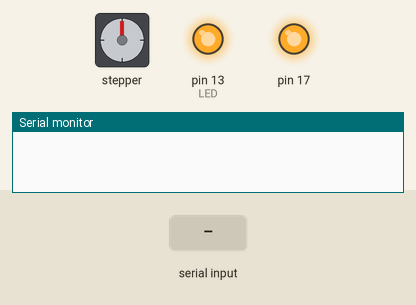
A sketch run on a simulated Arduino Leonardo, built with avr-gcc and run on an emulated ATmega32U4. On the bench: stepper motor, output pins drawn as LEDs (lit = HIGH), the last lines printed to the serial monitor. Wiring (inferred from the names in the program): stepper motor driver (200 steps per turn assumed): step pin 5; direction pin 4; enable pin 6. Inputs (shaded band) come from the test bench. Pins used as bus, display or sensor lines are not drawn.

Above: at 0.1 s.
At 2.2 s:
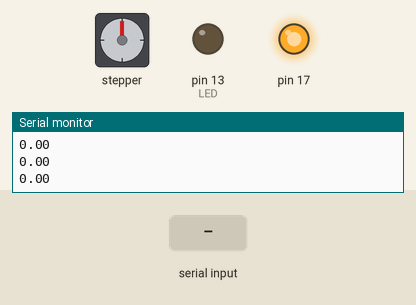
2.3 s: "90,45\n" received over the second serial link
At 3.4 s:
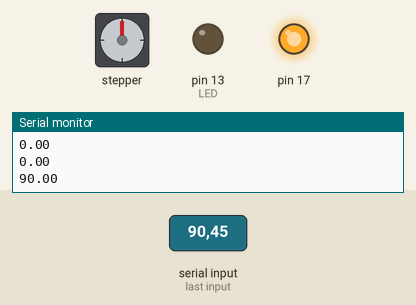
11.3 s: "1,90,45\n" received over the second serial link
Timing chart, 0 to 69.8 s (numbered marks = the images above; inputs shaded):
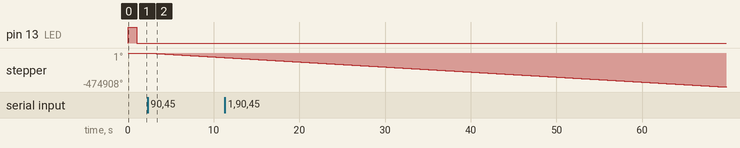

The sketch:

MultiSerial_Encoder.ino
```cpp
#include <SPI.h>
#include <Wire.h>

#define CSN_PIN 11 //Pin slave-select del AS5047D
#define STEP_PIN 5 //Pin Step del DRV8825
#define DIR_PIN 4 //Pin Dir del DRV8825
#define EN_PIN 6 //Pin enable del DRV8825

#define RESOLUTION 0.0219726 // 0.02197265625.... 360/(1<<14) Resolución del encoder 14 bit

#define ZM 0.5   // Zona muerta (Histéresis)
#define INIT 0 // Posición inicial
#define SLEEP 10   // Espera entre movimientos
#define STEP 100     // Ancho del pulso para el stepper

double ref = INIT;

float leerEncoder()  {
  long angulo;

  // COMUNICACIÓN SPI
  digitalWrite(CSN_PIN, LOW);
  byte msb = SPI.transfer(0xFF);
  byte lsb = SPI.transfer(0xFF);
  digitalWrite(CSN_PIN, HIGH);

  angulo = (((msb << 8) | lsb) & 0X3FFF); // msb | lsb (usando 14 bit)

  return ((float) angulo) * RESOLUTION; // 0.02197265625.... 360/(1<<14) Resolución del encoder 14 bit
}

// Diferencia entre ángulos (-180<phi<=180)
float dif(float a, float b) {
  double angulo = a - b;
  if (angulo < -180.0)
    return 360.0 + angulo;

  else if (angulo > 180.0)

    return -360.0 + angulo;
  return angulo;
}

void setup() {
  pinMode(LED_BUILTIN, OUTPUT); // LED
  pinMode(CSN_PIN, OUTPUT);     // Chip Select SPI
  pinMode(STEP_PIN, OUTPUT);    // Step Driver
  pinMode(DIR_PIN, OUTPUT);     // Dir Driver

  pinMode(EN_PIN, OUTPUT);      // Enable Driver

  digitalWrite(LED_BUILTIN, HIGH); // Encender LED, inicialización

  // Serial
  Serial1.begin(9600);            // Iniciar comunicación Serial al MEGA
  Serial1.setTimeout(10);         // Timeout de 10ms

  pinMode(EN_PIN, OUTPUT);      // Enable Driver

  digitalWrite(LED_BUILTIN, HIGH); // Encender LED, inicialización

  // Serial
  Serial1.begin(9600);            // Iniciar comunicación Serial al MEGA
  Serial1.setTimeout(10);         // Timeout de 10ms

  // SPI
  SPISettings settings(10000000, MSBFIRST, SPI_MODE1);  // Parámetros de la comunicación (Datasheet AS5047D)
  SPI.begin();                                          // Iniciar la comunicación
  delay(1000);                                          // TODO (Probar si es necesario)
  SPI.beginTransaction(settings);                       // Empezar comunicación SPI

  digitalWrite(LED_BUILTIN, LOW); // Apagar LED

  digitalWrite(EN_PIN, LOW);  // Encender Driver
}

void loop() {
  // Si llega algo por serial cambiar la referencia
  if ( Serial1.available() > 1) {           // Si se recibe algo por serial
    ref = (Serial1.parseFloat()); // Leer posición y mover husillo
    Serial1.parseFloat();               // Purgar
  }
  Serial.println(ref);

  // Calcular el error
  float err = dif(ref, leerEncoder());


  // Algoritmo todo o nada con histeresis
  // ZM zona muerta, SLEEP tiempo zona muerta.
  // STEP es la velocidad, si se hace variable se puede implementar un PID
  if (err > ZM) { // Si el error es positivo mover el motor hasta que sea 0


    do {
      digitalWrite(DIR_PIN, LOW);
      digitalWrite(STEP_PIN, HIGH);
      delayMicroseconds(STEP);
      digitalWrite(STEP_PIN, LOW);
      delayMicroseconds(STEP);
      err = dif(ref, leerEncoder());
    } while (err > 0);


  } else if (err < (-ZM)) {  // Si el error es negativo mover el motor hasta que sea 0
    do {
      digitalWrite(DIR_PIN, HIGH);
      digitalWrite(STEP_PIN, HIGH);
      delayMicroseconds(STEP);
      digitalWrite(STEP_PIN, LOW);
      delayMicroseconds(STEP);
      err = dif(ref, leerEncoder());
    } while (err < 0);


  }

  delay(SLEEP);

}
```

Measured:
- after the input at 2.3 s, stepper: keeps turning counter-clockwise at about 7037°/s, starting at once
